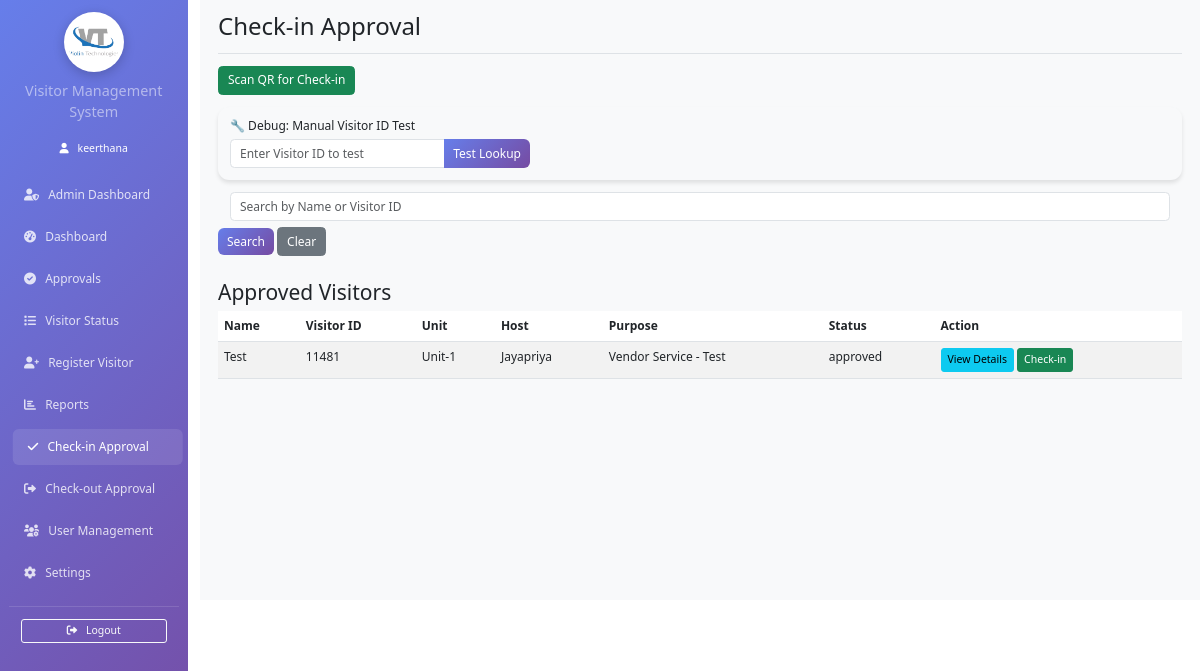
/vms/check_in_approval (signed in), run on the app's committed database.
### app.py (models this page shows)
class User(UserMixin, db.Model):
    id = db.Column(db.Integer, primary_key=True)
    employee_id = db.Column(db.String(80), unique=True, nullable=False)
    email = db.Column(db.String(120), unique=True, nullable=False)
    password_hash = db.Column(db.String(255), nullable=False)
    role = db.Column(db.String(20), nullable=False)
    username = db.Column(db.String(100), nullable=False)
    department = db.Column(db.String(100))
    unit = db.Column(db.String(100))
    is_active = db.Column(db.Boolean, default=True)
    created_at = db.Column(db.DateTime, default=lambda: datetime.now(IST_TIMEZONE))
    is_hod = db.Column(db.Boolean, default=False)  # Field to identify HODs

class Visitor(db.Model):
    id = db.Column(db.Integer, primary_key=True)
    name = db.Column(db.String(100), nullable=False)
    email = db.Column(db.String(120))
    mobile = db.Column(db.String(20), nullable=False)
    purpose = db.Column(db.Text, nullable=False)
    host_id = db.Column(db.Integer, db.ForeignKey('user.id'), nullable=False)
    id_proof_path = db.Column(db.String(200))
    id_proof_type = db.Column(db.String(50))  # New column for type of ID proof
    other_id_proof_type = db.Column(db.String(100))  # New column for custom ID proof type if 'Others' is selected
    visitor_image = db.Column(db.String(200))  # New column for visitor's captured photo
    status = db.Column(db.String(20), default='pending')  # pending, approved, rejected, exited
    approved_at = db.Column(db.DateTime) # New column to store approval timestamp
    check_in_time = db.Column(db.DateTime) # Removed default=datetime.utcnow, as check-in is a separate action
    check_out_time = db.Column(db.DateTime)
    qr_code = db.Column(db.String(200))
    created_by = db.Column(db.Integer, db.ForeignKey('user.id'), nullable=False)
    unit = db.Column(db.String(100)) # New column for visitor's unit
    work_permit_certificate = db.Column(db.String(200))  # Path to work permit certificate file
    approved_by_id = db.Column(db.Integer, db.ForeignKey('user.id'))  # ID of user who approved
    meeting_id = db.Column(db.String(50))
    requested_by = db.Column(db.String(100))
    no_of_hours = db.Column(db.Integer)
    visit_location = db.Column(db.String(100))
    visitor_type = db.Column(db.String(50))
    company = db.Column(db.String(100))
    from_datetime = db.Column(db.DateTime)
    to_datetime = db.Column(db.DateTime)
    card_identification_name = db.Column(db.String(100))
    access_group_name = db.Column(db.String(100))
    Visitor_ID = db.Column(db.String(100))
    original_visitor_id = db.Column(db.String(100))
    host = db.relationship('User', foreign_keys=[host_id])
    created_by_user = db.relationship('User', foreign_keys=[created_by])
    approved_by_user = db.relationship('User', foreign_keys=[approved_by_id])
    materials = db.relationship('Material', backref='visitor', lazy=True, cascade="all, delete-orphan")

### app.py (the view, shortened to what this page needs)
@app.route('/vms/check_in_approval', methods=['GET', 'POST'])
@rate_limit(limit=60, window=60, name='check_in')
@login_required
def check_in_approval():
    if current_user.role not in ['admin', 'security']:
        flash('Access denied!', 'error')
        return redirect(url_for('dashboard',_external=True))
    search_term = request.args.get('search_term', '').strip()
    query = Visitor.query.filter_by(status='approved')
    if search_term:
        query = query.filter(db.or_(
            Visitor.name.ilike(f"%{search_term}%"),
            Visitor.Visitor_ID == search_term
        ))
    if current_user.role == 'security':
        query = query.filter_by(unit=current_user.unit)
    approved_visitors = query.order_by(Visitor.check_in_time.desc()).all()
    return render_template('check_in_approval.html', approved_visitors=approved_visitors)

### app.py (called while the page is built)
def _rate_key(name: str):
    try:
        identifier = None
        if current_user.is_authenticated:
            identifier = f"user:{current_user.id}"
        else:
            identifier = f"ip:{request.headers.get('X-Forwarded-For', request.remote_addr) or 'unknown'}"
        return f"{identifier}:{name}"
    except Exception:
        return f"ip:{request.remote_addr or 'unknown'}:{name}"

@login_manager.user_loader
def load_user(user_id):
    return User.query.get(int(user_id))

@app.before_request
def adjust_script_root():
    if request.path.startswith('/vms'):
        request.environ['SCRIPT_NAME'] = '/vms'

@app.after_request
def set_security_headers(response):
    response.headers.setdefault('X-Frame-Options', 'DENY')
    response.headers.setdefault('X-Content-Type-Options', 'nosniff')
    response.headers.setdefault('Referrer-Policy', 'no-referrer')
    response.headers.setdefault('Cache-Control', 'no-store')
    csp = "default-src 'self'; img-src 'self' data:; style-src 'self' 'unsafe-inline' https://cdn.jsdelivr.net https://cdnjs.cloudflare.com; script-src 'self' 'unsafe-inline' https://cdn.jsdelivr.net https://cdnjs.cloudflare.com https://unpkg.com; font-src 'self' https://cdnjs.cloudflare.com;"
    response.headers.setdefault('Content-Security-Policy', csp)
    if request.is_secure:
        response.headers.setdefault('Strict-Transport-Security', 'max-age=63072000; includeSubDomains; preload')
    return response

### templates/check_in_approval.html (shortened to what this page needs)
{% extends "base.html" %}
{% block page_title %}Check-in Approval{% endblock %}
{% block content %}
    <button id="check-in-button" class="btn btn-success mb-3">Scan QR for Check-in</button>
    <div class="card mb-3 bg-light">
        <div class="card-body">
            <h6 class="mb-2">🔧 Debug: Manual Visitor ID Test</h6>
            <div class="input-group" style="max-width: 400px;">
                <input type="text" id="manual-visitor-id" class="form-control" placeholder="Enter Visitor ID to test">
                <button id="manual-test-button" class="btn btn-primary">Test Lookup</button>
            </div>
        </div>
    </div>
    <form method="GET" class="form-inline mb-3" id="searchForm">
        <div class="form-group mx-sm-3 mb-2">
            <input type="text" class="form-control" id="searchTermInput" name="search_term" placeholder="Search by Name or Visitor ID">
        </div>
        <button type="submit" class="btn btn-primary mb-2">Search</button>
        <button type="button" class="btn btn-secondary mb-2 ml-2" id="clearSearchButton">Clear</button>
    </form>
    <h3 class="mt-4">Approved Visitors</h3>
    {% if approved_visitors %}
        <div class="table-responsive">
            <table class="table table-striped table-hover">
                <thead>
                    <tr>
                        <th>Name</th>
                        <th>Visitor ID</th>
                        <th>Unit</th>
                        <th>Host</th>
                        <th>Purpose</th>
                        <th>Status</th>
                        <th>Action</th>
                    </tr>
                </thead>
                <tbody>
                    {% for visitor in approved_visitors %}
                        <tr>
                            <td>{{ visitor.name }}</td>
                            <td>{{ visitor.Visitor_ID }}</td>
                            <td>{{ visitor.unit }}</td>
                            <td>{{ visitor.host.username }}</td>
                            <td>{{ visitor.purpose }}</td>
                            <td>{{ visitor.status }}</td>
                            <td>
                                <button class="btn btn-sm btn-info view-details-btn" data-visitor-id="{{ visitor.original_visitor_id }}">View Details</button>
                                <button type="button" class="btn btn-sm btn-success check-in-table-btn" data-visitor-id="{{ visitor.original_visitor_id }}">Check-in</button>
                            </td>
                        </tr>
                    {% endfor %}
                </tbody>
            </table>
        </div>
    {% else %}
        <p>No approved visitors found.</p>
    {% endif %}
{% endblock %}

### templates/base.html (shortened to what this page needs)
<!DOCTYPE html>
<html lang="en">
<head>
    <link href="{{ url_for('static', filename='vendor/bootstrap/css/bootstrap.min.css') }}" rel="stylesheet">
    <link href="{{ url_for('static', filename='vendor/fontawesome/css/all.min.css') }}" rel="stylesheet">
    <link href="{{ url_for('static', filename='vendor/select2/css/select2.min.css') }}" rel="stylesheet" />
</head>
<body>
    {% if current_user.is_authenticated %}
    <div class="container-fluid">
        <div class="row">
            <nav class="col-md-3 col-lg-2 d-md-block sidebar collapse">
                <div class="position-sticky pt-3">
                    <div class="text-center mb-4">
                        <img src="{{ url_for('static', filename='logo.png') }}" alt="Company Logo" style="width: 80px; height: 80px; border-radius: 50%; object-fit: contain; margin: 0 auto 10px auto; display: block; background-color: white; box-shadow: 0 4px 15px rgba(0,0,0,0.2); padding: 5px;">
                        <p class="text-white-50 sidebar-system-title mb-0">Visitor Management System</p>
                    </div>
                    {% if current_user.is_authenticated %}
                    <div class="text-center mb-4">
                        <div class="text-white small">
                            <i class="fas fa-user me-2"></i> {{ current_user.username }}
                        </div>
                    </div>
                    {% endif %}
                    <ul class="nav flex-column">
                        {% if current_user.role == 'admin' %}
                         <li class="nav-item">
                            <a class="nav-link {% if request.endpoint == 'admin_dashboard' %}active{% endif %}" href="{{ url_for('admin_dashboard') }}">
                                <i class="fas fa-user-shield me-2"></i> Admin Dashboard
                            </a>
                        </li>
                        {% endif %}
                        {% if current_user.role in ['admin', 'security', 'employee'] %}
                        <li class="nav-item">
                            <a class="nav-link {% if request.endpoint == 'dashboard' %}active{% endif %}" href="{{ url_for('dashboard') }}">
                                <i class="fas fa-tachometer-alt me-2"></i> Dashboard
                            </a>
                        </li>
                        <li class="nav-item">
                            <a class="nav-link {% if request.endpoint == 'approval_dashboard' %}active{% endif %}" href="{{ url_for('approval_dashboard') }}">
                                <i class="fas fa-check-circle me-2"></i> Approvals
                            </a>
                        </li>
                        <li class="nav-item">
                            <a class="nav-link {% if request.endpoint == 'visitor_status' %}active{% endif %}" href="{{ url_for('visitor_status') }}">
                                <i class="fas fa-list me-2"></i> Visitor Status
                            </a>
                        </li>
                        <li class="nav-item">
                            <a class="nav-link {% if request.endpoint == 'register_visitor' %}active{% endif %}" href="{{ url_for('register_visitor') }}">
                                <i class="fas fa-user-plus me-2"></i> Register Visitor
                            </a>
                        </li>
                        <li class="nav-item">
                            <a class="nav-link {% if request.endpoint == 'reports' %}active{% endif %}" href="{{ url_for('reports') }}">
                                <i class="fas fa-chart-bar me-2"></i> Reports
                            </a>
                        </li>
                        {% endif %}
                         {% if current_user.role in ['admin', 'security'] %}
                        <li class="nav-item">
                            <a class="nav-link {% if request.endpoint == 'check_in_approval' %}active{% endif %}" href="{{ url_for('check_in_approval') }}">
                                <i class="fas fa-check me-2"></i> Check-in Approval
                            </a>
                        </li>
                        <li class="nav-item">
                            <a class="nav-link {% if request.endpoint == 'check_out_approval' %}active{% endif %}" href="{{ url_for('check_out_approval') }}">
                                <i class="fas fa-sign-out-alt me-2"></i> Check-out Approval
                            </a>
                        </li>
                        {% endif %}
                        {% if current_user.role == 'admin' %}
                        <li class="nav-item">
                            <a class="nav-link {% if request.endpoint == 'user_management' %}active{% endif %}" href="{{ url_for('user_management') }}">
                                <i class="fas fa-users-cog me-2"></i> User Management
                            </a>
                        </li>
                        <li class="nav-item">
                            <a class="nav-link {% if request.endpoint == 'settings' %}active{% endif %}" href="{{ url_for('settings') }}">
                                <i class="fas fa-cog me-2"></i> Settings
                            </a>
                        </li>
                    </ul>
                    {% endif %}
                    <hr class="text-white-50">
                    <div class="px-3">
                        <a href="{{ url_for('logout') }}" class="btn btn-outline-light btn-sm w-100">
                            <i class="fas fa-sign-out-alt me-2"></i> Logout
                        </a>
                    </div>
                </div>
            </nav>
            <main class="col-md-9 ms-sm-auto col-lg-10 px-md-4 main-content" style="margin-left: 250px;">
                <div class="d-flex justify-content-between flex-wrap flex-md-nowrap align-items-center pt-3 pb-2 mb-3 border-bottom">
                    <h1 class="h2">{% block page_title %}{% endblock %}</h1>
                </div>
                {% block content %}{% endblock %}
            </main>
        </div>
    </div>
    {% else %}
        {% block auth_content %}{% endblock %}
    {% endif %}
</body>
</html>

### templates/base.html (style rules this page uses)
.sidebar { position: fixed; top: 0; left: 0; bottom: 0; z-index: 1000; min-height: 100vh; background: linear-gradient(135deg, #667eea 0%, #764ba2 100%); width: 250px; overflow-y: auto; }
.sidebar .nav-link { color: rgba(255,255,255,0.8); padding: 12px 20px; margin: 4px 0; border-radius: 8px; transition: all 0.3s ease; }
.sidebar .nav-link:hover, .sidebar .nav-link.active { color: white; background: rgba(255,255,255,0.1); transform: translateX(5px); }
.main-content { background-color: #f8f9fa; min-height: 100vh; }
.card { border: none; border-radius: 15px; box-shadow: 0 4px 6px rgba(0,0,0,0.1); transition: transform 0.3s ease; }
.btn-primary { background: linear-gradient(135deg, #667eea 0%, #764ba2 100%); border: none; border-radius: 8px; }
.sidebar-system-title { font-size: 1.2rem; font-weight: normal; }
body { zoom: 0.75; }
.sidebar, .navbar, .main-content .d-flex.justify-content-between, .alert, .card-header .btn-group, .card-header .btn { display: none !important; }
.main-content { margin-left: 0 !important; padding: 0 !important; }
.container-fluid .row { display: block !important; }
.col-md-9.ms-sm-auto.col-lg-10.px-md-4 { width: 100% !important; max-width: 100% !important; flex: none !important; }
.card { box-shadow: none !important; border: 1px solid #ccc !important; }
.card-body { padding: 0 !important; }
.table-responsive { overflow-x: visible !important; }
table { width: 100%; border-collapse: collapse; }
th, td { border: 1px solid #ddd; padding: 8px; text-align: left; }
thead { display: table-header-group; }
tr { page-break-inside: avoid; }

### data on the page
User: username "keerthana"
Visitor: name "Test", Visitor_ID "11481", unit "Unit-1", host.username "Jayapriya", purpose "Vendor Service - Test", status "approved"
